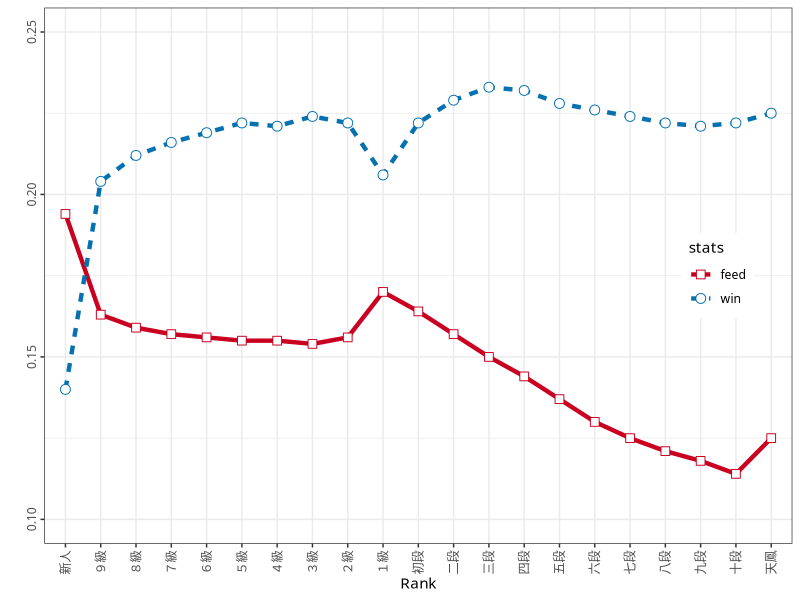
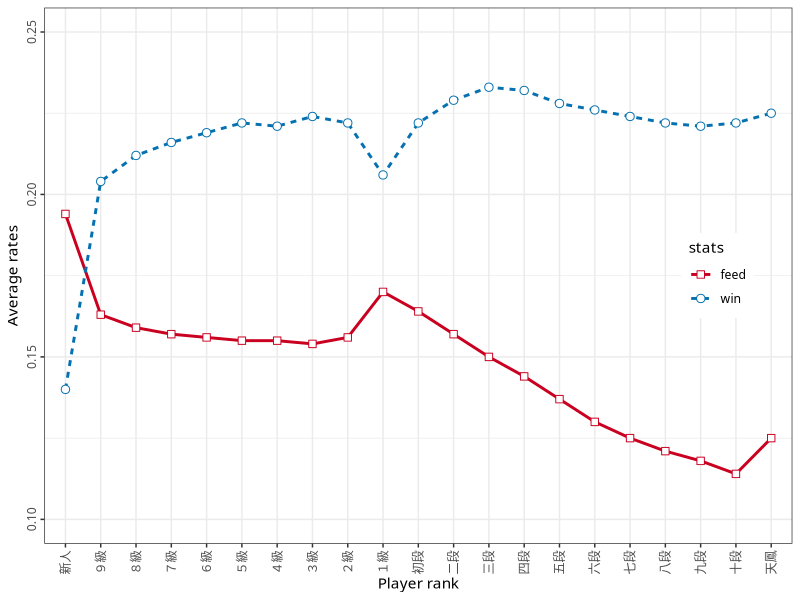
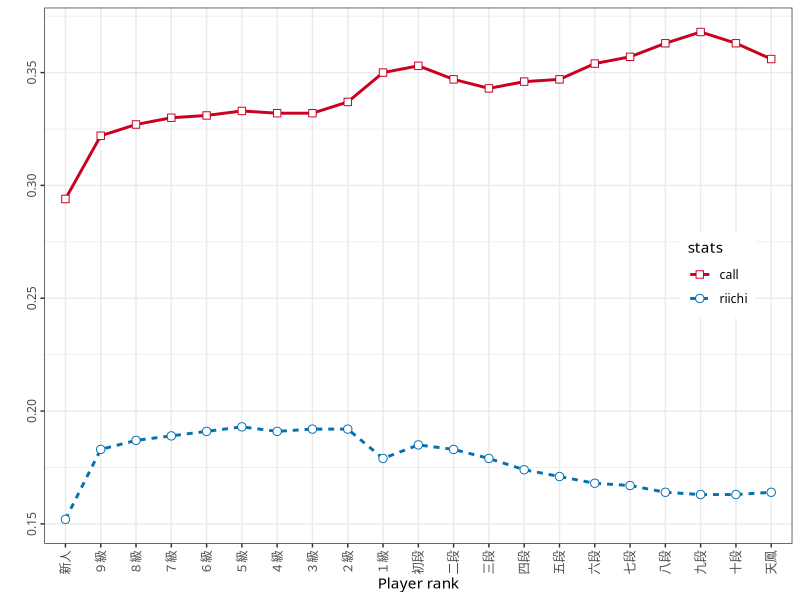

These figures' R source, in order:
##-------------------------------------------------------------------------
## R code for graphics in Riichi Book
## Author: Daina Chiba
## Last modified: 2015-10-11
##-------------------------------------------------------------------------

library(foreign)
library(ggplot2)

old = theme_set(theme_bw(base_family="HiraKakuProN-W3"))

# data
dat <- read.dta("ratestats2015-12.dta")
dat $ rank <- ordered(dat $ rank, levels = 
    c("新人", "９級", "８級", "７級", "６級", "５級", "４級", "３級", 
      "２級", "１級", "初段", "二段", "三段", "四段", "五段", "六段", 
      "七段", "八段", "九段", "十段", "天鳳"))

dat.1 <- dat[c("rank", "win")]
dat.2 <- dat[c("rank", "feed")]
dat.3 <- dat[c("rank", "call")]
dat.4 <- dat[c("rank", "riichi")]

names(dat.1)[names(dat.1)=="win"] <- "rate"
dat.1 $ stats <- "win"
dat.1 $ graph <- "Win / Feed"
names(dat.2)[names(dat.2)=="feed"] <- "rate"
dat.2 $ stats <- "feed"
dat.2 $ graph <- "Win / Feed"
names(dat.3)[names(dat.3)=="call"] <- "rate"
dat.3 $ stats <- "call"
dat.3 $ graph <- "Call / Riichi"
names(dat.4)[names(dat.4)=="riichi"] <- "rate"
dat.4 $ stats <- "riichi"
dat.4 $ graph <- "Call / Riichi"

dat.wf <- rbind(dat.1, dat.2)
dat.cr <- rbind(dat.3, dat.4)

dat.wf $ rank <- ordered(dat.wf $ rank, levels = 
    c("新人", "９級", "８級", "７級", "６級", "５級", "４級", "３級", 
      "２級", "１級", "初段", "二段", "三段", "四段", "五段", "六段", 
      "七段", "八段", "九段", "十段", "天鳳"))
dat.cr $ rank <- ordered(dat.cr $ rank, levels = 
    c("新人", "９級", "８級", "７級", "６級", "５級", "４級", "３級", 
      "２級", "１級", "初段", "二段", "三段", "四段", "五段", "六段", 
      "七段", "八段", "九段", "十段", "天鳳"))


cbgFillPalette <- scale_colour_manual(values=c("#ca0020", "#0571b0"))
# red <- "#ca0020"; blue <- "#0571b0"; green <- "#4daf4a"

# Graphical summary (overall)
g <- ggplot(data = dat.wf, 
  aes(x = rank, y = rate, group = stats, shape = stats, colour = stats))
g <- g + geom_line(aes(linetype = stats), size = 1.5)
g <- g + geom_point(size=3, fill="white") + expand_limits(y=c(.1, .25)) + 
  scale_shape_manual(name = "stats", values=c(22,21)) + 
  scale_linetype_discrete(name="stats") + xlab("Rank") + ylab("rate")
g <- g + theme(legend.position=c(.9, .5)) + cbgFillPalette + 
  theme(axis.text.x = element_text(angle = 90, vjust = .5)) + 
  theme(axis.text.y = element_text(angle = 90, hjust = .5))
g <- g + scale_y_continuous(name="")
g



quartz(type="pdf", file="stats_wf.pdf", width = 4.8, height = 4.2)
theme_set(theme_bw(base_family="HiraKakuProN-W3"))
g <- ggplot(data = dat.wf, 
  aes(x = rank, y = rate, group = stats, shape = stats, colour = stats))
g <- g + geom_line(aes(linetype = stats), size = 1)
g <- g + geom_point(size=2.5, fill="white") + expand_limits(y=c(.1, .25)) + 
  scale_shape_manual(name = "stats", values=c(22,21)) + 
  scale_linetype_discrete(name="stats") + xlab("Player rank") + ylab("Average rates")
g <- g + theme(legend.position=c(.9, .5)) + cbgFillPalette + 
  theme(axis.text.x = element_text(angle = 90, vjust = .5)) + 
  theme(axis.text.y = element_text(angle = 90, hjust = .5))
g
dev.off()

quartz(type="pdf", file="stats_cr.pdf", width = 4.8, height = 4.2)
theme_set(theme_bw(base_family="HiraKakuProN-W3"))
g <- ggplot(data = dat.cr, 
  aes(x = rank, y = rate, group = stats, shape = stats, colour = stats))
g <- g + geom_line(aes(linetype = stats), size = 1)
g <- g + geom_point(size=2.5, fill="white")  + 
  scale_shape_manual(name = "stats", values=c(22,21)) + 
  scale_linetype_discrete(name="stats") + xlab("Player rank") + ylab(" ")
g <- g + theme(legend.position=c(.9, .5)) + cbgFillPalette + 
  theme(axis.text.x = element_text(angle = 90, vjust = .5)) + 
  theme(axis.text.y = element_text(angle = 90, hjust = .5))
g
dev.off()


